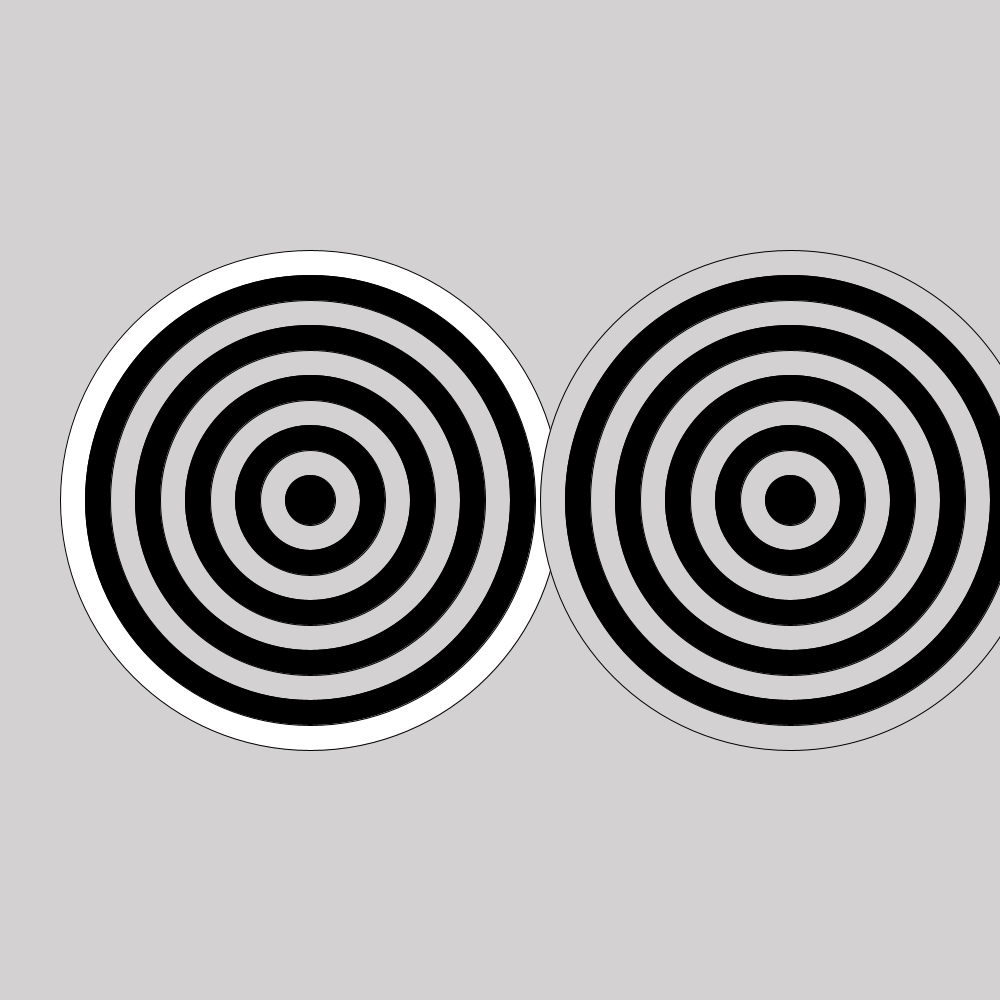
Frame 1 (no input)
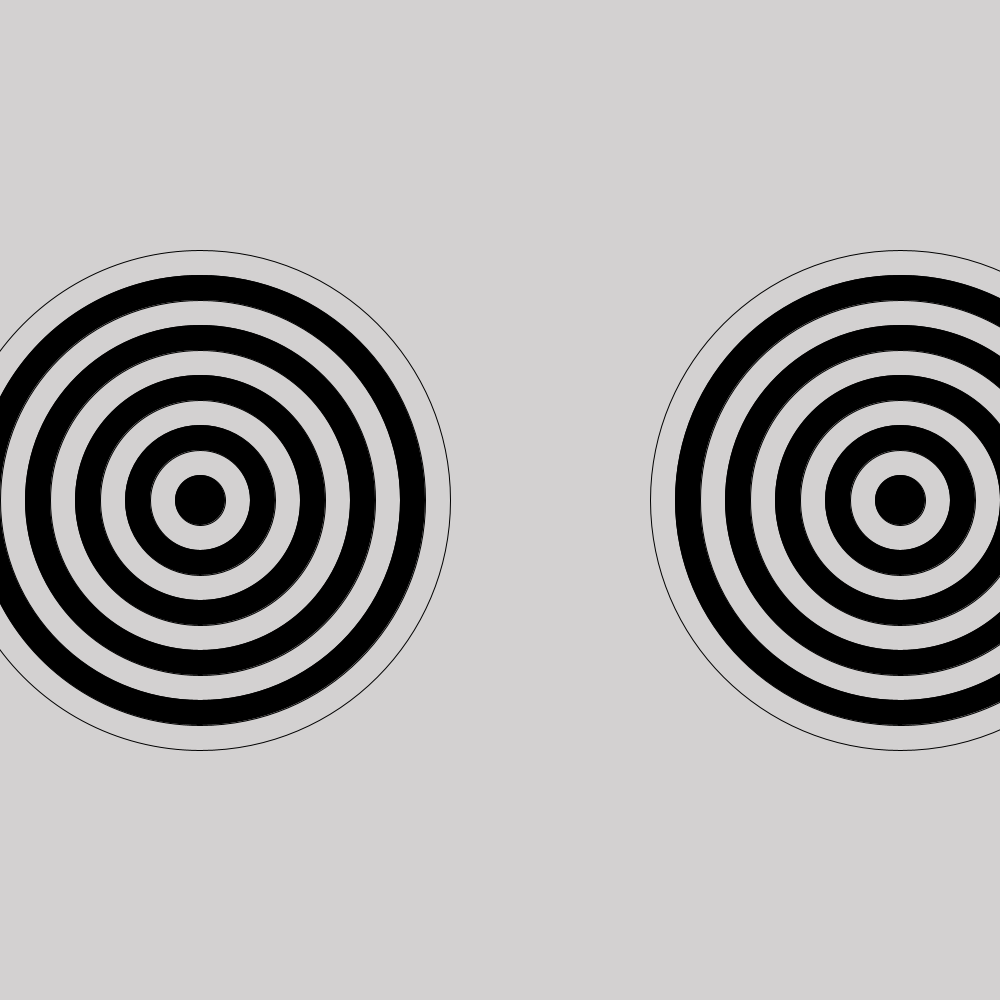
Frame 60 (the mouse pressed at the canvas centre just before this capture)
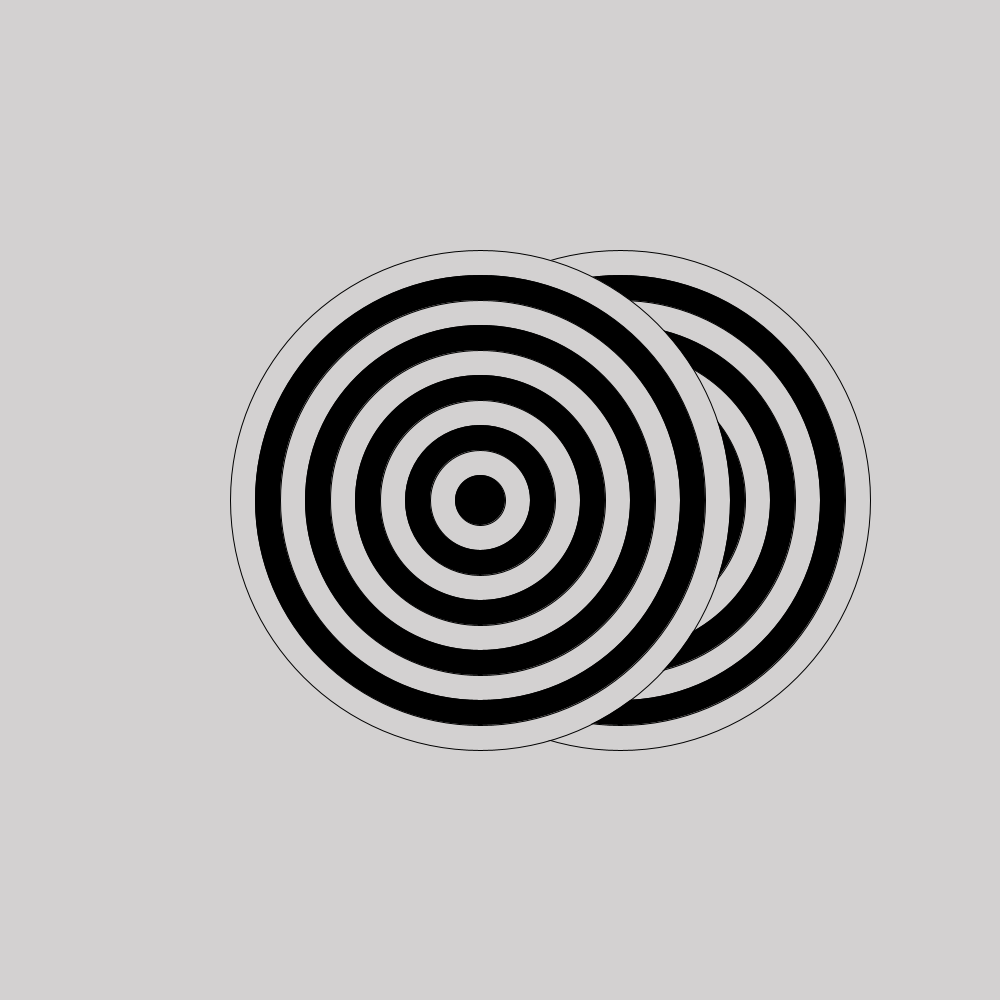
Frame 120 (the mouse held since frame 60 and released just before this capture)

The Processing sketch that drew these frames (run headless with seeded random() and noise(); from frame 60 on, the mouse is pressed at the canvas centre):

// Processing sketch: AmazingRings
// ── AmazingRings.pde
int speed1 = 10;
int speed2 = -10;
int x1 = 250;
int x2 = 750;



void setup() {
  size(1000, 1000);
}

void draw() {
x1 = x1 + speed1;
x2 = x2 + speed2;

  background(#D3D1D1);

  drawRing1(x1);
  drawRing2(x2);
  if (x1 > 1000) {
    speed1 = -10;
  } else if (x1 < 0){
    speed1 = 10;
  }

  if (x2 > 1000) {
    speed2 = -10;
  } else if (x2 < 0){
    speed2 = 10;
  }
}
//x1 250 x2 750
void drawRing1(int x1) {
  int size = 500;

  int y=500;
  x1 += 50;
  for (int i=0; i<10; i++) {

    ellipse(x1, y, size, size);


    size -= 50;


    if (i % 2 == 0) {

      fill(#000000);
    } else {
      fill(#D3D1D1);
    }
  }
  fill(#D3D1D1);
}

void drawRing2(int x2) {
  int size = 500;

  int y=500;
  x2 += 50;
  for (int i=0; i<10; i++) {


    ellipse(x2, y, size, size);

    size -= 50;


    if (i % 2 == 0) {

      fill(#000000);
    } else {
      fill(#D3D1D1);
    }
  }
  fill(#D3D1D1);
}
